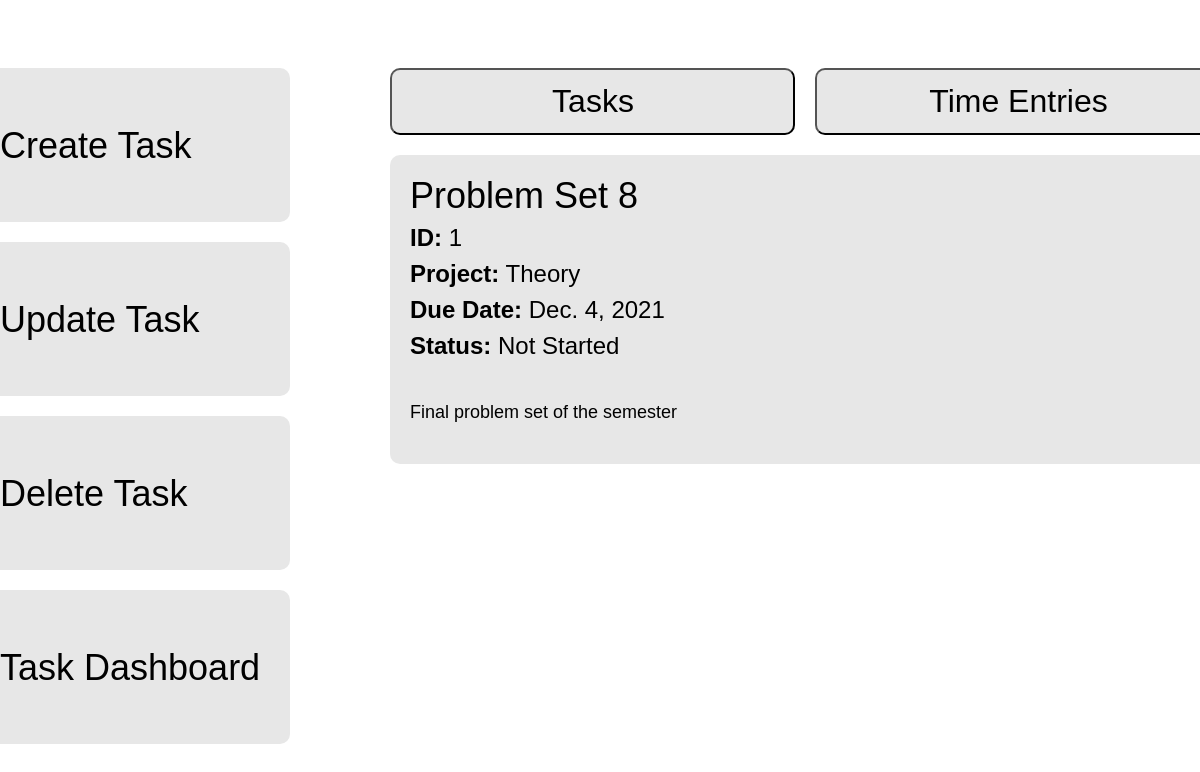
The app's page /, older data.
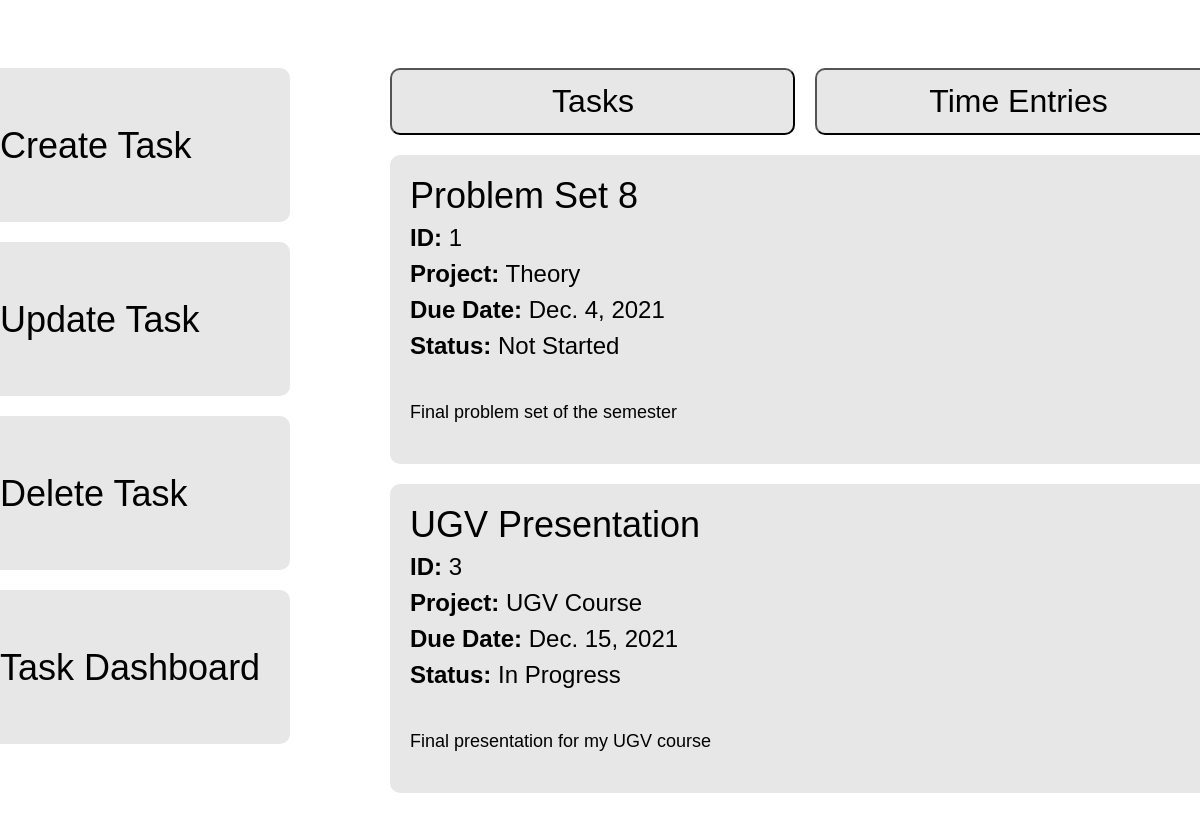
The same page, newer data.
### tracker/models.py (models this page shows)
class Task(models.Model):
    STATUSES = (
        ('Not Started', 'Not Started'),
        ('In Progress', 'In Progress'),
        ('Complete', 'Complete'),
    )
    id = models.AutoField(primary_key=True)
    title = models.CharField(max_length=200)
    project = models.CharField(default="placeholder", max_length=100)
    due_date = models.DateField()
    description = models.CharField(max_length=500)
    status = models.CharField(max_length=50, choices=STATUSES)
    total_time = models.IntegerField()

### tracker/views.py (the view)
# urls.py: path('', views.index),
def index(request):
    tasks = sorted(Task.objects.all(), key=lambda x: x.due_date)
    times = TimeEntry.objects.all()
    return render(request, 'index.html', {'tasks': tasks, 'times': times})

### tracker/templates/index.html (shortened to what this page needs)
{% load static %}
<!DOCTYPE html>
<html lang="en">
<head>
    <link href="https://cdn.jsdelivr.net/npm/bootstrap@5.1.1/dist/css/bootstrap.min.css" rel="stylesheet">
    <link rel="stylesheet" type="text/css" href="{% static 'tracker/styles.css' %}">
</head>
<body>
    <a href="/create/" id="create-task" class="create-button">
        <h1>Create Task</h1>
    </a>
    <a href="/update/" id="update-task" class="update-button">
        <h1>Update Task</h1>
    </a>
    <a href="/delete/" id="delete-task" class="delete-button">
        <h1>Delete Task</h1>
    </a>
    <a href="/task-dashboard" id="task-dash" class="dash-button">
        <h1>Task Dashboard</h1>
    </a>
    <button class="tasks-button" onclick="tasks()">
        <h2 class="tasks-button-text">Tasks</h2>
    </button>
    <button class="times-button" onclick="times()">
        <h2 class="times-button-text">Time Entries</h2>
    </button>
    <div class="tasks" id="tasks">
        {% for task in tasks %}
        <div class="task">
            <h2>{{ task.title }}</h2>
            <h3><strong>ID:</strong> {{ task.id }}</h3>
            <h3><strong>Project:</strong> {{ task.project }}</h3>
            <h3><strong>Due Date:</strong> {{ task.due_date }}</h3>
            <h3><strong>Status:</strong> {{ task.status }}</h3>
            <br>
            <p>{{ task.description }}</p>
        </div>
        {% endfor %}
    </div>
</body>
</html>

Row changes from the older to the newer data that the page shows:
added Task: title "UGV Presentation", id "3", project "UGV Course", due_date "Dec. 15, 2021", status "In Progress", description "Final presentation for my UGV course"
